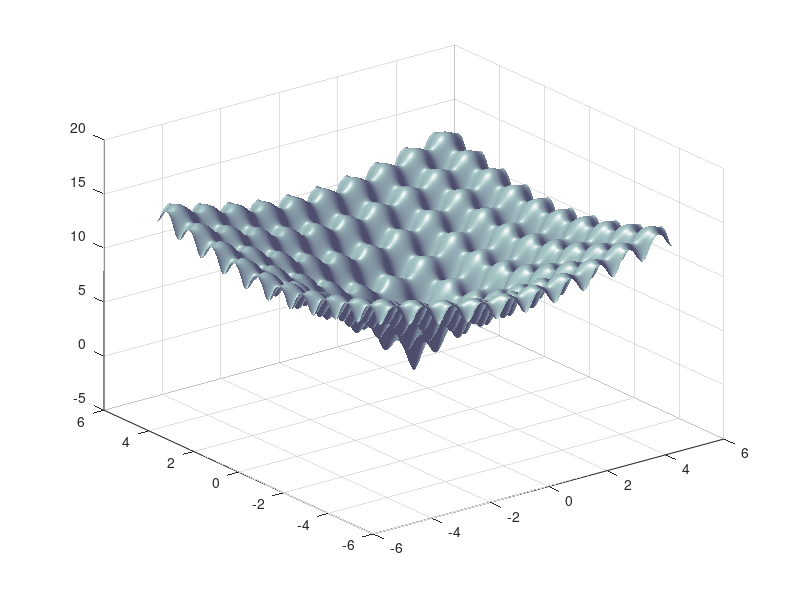

The MATLAB source for this figure:
% Задание областей определения и шага
a = -5;
b = 5;
c = -5;
d = 5;
h = 0.02;

% Создание сетки значений с использованием meshgrid
[x1, x2] = meshgrid(a:h:b, c:h:d);

% Определение функции Экли
f = 20 + exp(1) - 20 * exp(-0.2 * sqrt(0.5 * (x1.^2 + x2.^2))) - exp(0.5 * (cos(2 * pi * x1) + cos(2 * pi * x2)));

%% 1) Построение освещённой поверхности
figure;
surfl(x1, x2, f)
shading interp % Плавное изменение цвета

%% 2) Определение текущего положения наблюдателя
[Az, El] = view; % Получение текущих значений азимута и угла возвышения
disp(['Текущий азимут: ', num2str(Az), '°, угол возвышения: ', num2str(El), '°'])

% Установка нового положения наблюдателя для лучшего обзора
view(135, 45) % Изменённые значения азимута и угла возвышения

%% 3) Настройка цветовой палитры и подпись осей
colormap bone % Установка цветовой палитры (можно заменить на bone, gray, pink)
xlabel('X1')
ylabel('X2')
zlabel('f(X1, X2)')

%% 4) Изменение параметров освещения
surfl(x1, x2, f, [-90, 45]) % Задание азимута -90° и угла возвышения 45° для источника света
shading interp % Плавное изменение оттенков цвета
